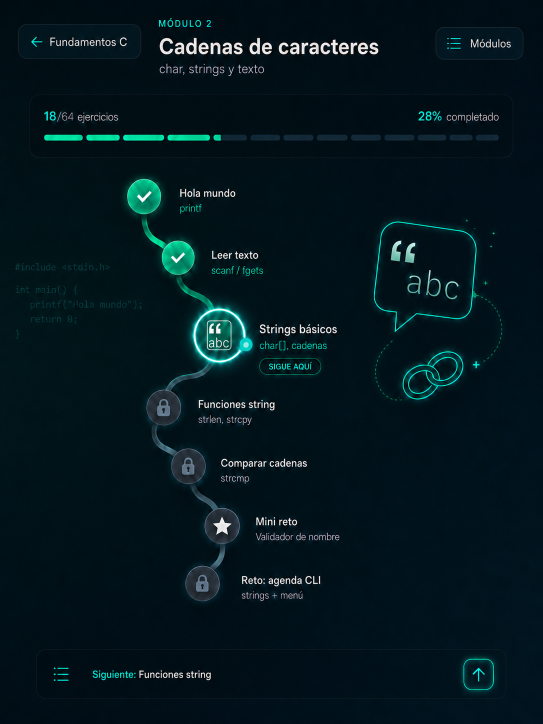
#> input picture Prueba ui extension/assets/reference-cadenas.png, 1086 x 1448 px (shown at 1/2 size); its folder holds only this picture in this run
$ python optimize_snake_path.py
#> lines starting #> are read from the running program, lines starting #| are printed output that depends on the picture; after the words box and inside, x2 and y2 are one past the last pixel; in counts of white or black regions, pixels touching at a corner belong together
### Prueba ui extension/tools/extract_snake_v2.py
#!/usr/bin/env python
from __future__ import annotations

import os
import sys
import json
import math
import re
import heapq
from pathlib import Path

try:
    import numpy as np
    import cv2
    from PIL import Image
    from scipy.interpolate import splprep, splev, CubicSpline
    from skimage.morphology import skeletonize
except ImportError as exc:
    raise SystemExit(
        "Missing dependency. Make sure numpy, opencv-python, pillow, scipy, and scikit-image are installed."
    ) from exc

ROOT = Path(__file__).resolve().parents[1]
CONFIG_PATH = ROOT / "tools" / "snake-extraction.config.json"
OUTPUT_DIR = ROOT / "tools" / "output" / "snake-trace-v2"
PATH_TS_PATH = ROOT / "src" / "lib" / "snakePathV2.generated.ts"
LAYOUT_TS_PATH = ROOT / "src" / "lib" / "layout.ts"

def load_config(path: Path) -> dict:
    with path.open("r", encoding="utf-8") as handle:
        config = json.load(handle)
    return sync_node_centers_from_layout(config)

def sync_node_centers_from_layout(config: dict) -> dict:
    if not LAYOUT_TS_PATH.exists():
        return config
    text = LAYOUT_TS_PATH.read_text(encoding="utf-8")
    # Matches float/negative numbers like 317.5 and -0.5
    centers = {
        match.group("id"): {
            "x": float(match.group("x")),
            "y": float(match.group("y")),
        }
        for match in re.finditer(
            r"(?P<id>hello|read|strings|functions|compare|mini|cli):\s*\{\s*x:\s*(?P<x>[-\d.]+),\s*y:\s*(?P<y>[-\d.]+),",
            text,
        )
    }
    for circle in config.get("excludeCircles", []):
        if circle.get("id") in centers:
            circle.update(centers[circle["id"]])
    return config

def rgb_to_hsv(rgb: np.ndarray) -> tuple[np.ndarray, np.ndarray, np.ndarray]:
    rgb_float = rgb.astype(np.float32) / 255.0
    r, g, b = rgb_float[..., 0], rgb_float[..., 1], rgb_float[..., 2]
    maxc = np.max(rgb_float, axis=-1)
    minc = np.min(rgb_float, axis=-1)
    delta = maxc - minc
    hue = np.zeros_like(maxc)
    nonzero = delta > 1e-6
    red = (maxc == r) & nonzero
    green = (maxc == g) & nonzero
    blue = (maxc == b) & nonzero
    hue[red] = ((g[red] - b[red]) / delta[red]) % 6
    hue[green] = ((b[green] - r[green]) / delta[green]) + 2
    hue[blue] = ((r[blue] - g[blue]) / delta[blue]) + 4
    hue *= 60
    saturation = np.where(maxc == 0, 0, delta / np.maximum(maxc, 1e-6))
    value = maxc * 255
    return hue, saturation, value

def in_ranges(values: np.ndarray, ranges: list[list[float]]) -> np.ndarray:
    result = np.zeros(values.shape, dtype=bool)
    for start, end in ranges:
        if start <= end:
            result |= (values >= start) & (values <= end)
        else:
            result |= (values >= start) | (values <= end)
    return result

def apply_exclusions(mask: np.ndarray, config: dict) -> np.ndarray:
    roi = config["roi"]
    result = mask.copy()
    yy, xx = np.indices(result.shape)
    for circle in config.get("excludeCircles", []):
        cx = circle["x"] - roi["x"]
        cy = circle["y"] - roi["y"]
        radius = circle["r"]
        result[((xx - cx) ** 2 + (yy - cy) ** 2) <= radius**2] = False
    for rect in config.get("excludeRects", []):
        x0 = max(0, int(rect["x"] - roi["x"]))
        y0 = max(0, int(rect["y"] - roi["y"]))
        x1 = min(result.shape[1], x0 + int(rect["w"]))
        y1 = min(result.shape[0], y0 + int(rect["h"]))
        result[y0:y1, x0:x1] = False
    return result

def build_masks(image_rgb: np.ndarray, config: dict) -> tuple[np.ndarray, np.ndarray]:
    roi = config["roi"]
    crop = image_rgb[roi["y"] : roi["y"] + roi["h"], roi["x"] : roi["x"] + roi["w"]]
    hue, saturation, value = rgb_to_hsv(crop)
    bright = value >= config["brightnessThreshold"]
    saturated = saturation >= config["saturationThreshold"]
    color_match = in_ranges(hue, config["hueRanges"])
    mask = bright & saturated & color_match
    if config.get("includeLocked", True):
        locked = (
            (value >= config["lockedBrightnessThreshold"])
            & (saturation >= config["lockedSaturationMin"])
            & (saturation <= config["lockedSaturationMax"])
            & in_ranges(hue, config["lockedHueRanges"])
        )
        mask |= locked
    raw = apply_exclusions(mask, config)

    # Morphological cleaning
    kernel = cv2.getStructuringElement(cv2.MORPH_ELLIPSE, (3, 3))
    clean = raw.astype(np.uint8)
    clean = cv2.morphologyEx(clean, cv2.MORPH_OPEN, kernel, iterations=int(config["morphOpenIterations"]))
    clean = cv2.morphologyEx(clean, cv2.MORPH_CLOSE, kernel, iterations=int(config["morphCloseIterations"]))
    clean = cv2.dilate(clean, kernel, iterations=int(config["morphDilateIterations"]))

    # Area thresholding to keep largest components
    num_labels, labels, stats, centroids = cv2.connectedComponentsWithStats(clean)
    sizes = stats[1:, cv2.CC_STAT_AREA]
    min_area = int(config["minComponentArea"])
    keep_count = int(config["keepComponentCount"])

    result = np.zeros(clean.shape, dtype=bool)
    valid_components = [(i + 1, size) for i, size in enumerate(sizes) if size >= min_area]
    valid_components.sort(key=lambda x: x[1], reverse=True)

    for comp_idx, _ in valid_components[:keep_count]:
        result[labels == comp_idx] = True

    return raw, result

def distance(a: tuple[float, float], b: tuple[float, float]) -> float:
    return math.hypot(a[0] - b[0], a[1] - b[1])

def trace_dijkstra(skeleton: np.ndarray, start_node: dict, end_node: dict, config: dict) -> list[tuple[int, int]]:
    h, w = skeleton.shape
    roi = config["roi"]

    start_y = int(start_node["y"] - roi["y"])
    start_x = int(start_node["x"] - roi["x"])
    end_y = int(end_node["y"] - roi["y"])
    end_x = int(end_node["x"] - roi["x"])

    start_y = max(0, min(h - 1, start_y))
    start_x = max(0, min(w - 1, start_x))
    end_y = max(0, min(h - 1, end_y))
    end_x = max(0, min(w - 1, end_x))

    dist = np.full((h, w), np.inf)
    parent = {}

    dist[start_y, start_x] = 0.0
    pq = [(0.0, start_y, start_x)]

    # Mask of exclusion circles to allow cheaper passage through nodes
    circles_mask = np.zeros((h, w), dtype=np.uint8)
    for circle in config.get("excludeCircles", []):
        cx = int(circle["x"] - roi["x"])
        cy = int(circle["y"] - roi["y"])
        r = int(circle["r"])
        cv2.circle(circles_mask, (cx, cy), r, 1, -1)

    while pq:
        d, y, x = heapq.heappop(pq)

        if d > dist[y, x]:
            continue

        if y == end_y and x == end_x:
            break

        for dy in (-1, 0, 1):
            for dx in (-1, 0, 1):
                if dy == 0 and dx == 0:
                    continue
                ny, nx = y + dy, x + dx
                if 0 <= ny < h and 0 <= nx < w:
                    step_len = math.hypot(dx, dy)
                    if skeleton[ny, nx]:
                        weight = 1.0
                    elif circles_mask[ny, nx]:
                        weight = 4.0  # Moderate cost inside exclusion circles
                    else:
                        weight = 800.0  # High penalty outside centerline and circles

                    nd = d + weight * step_len
                    if nd < dist[ny, nx]:
                        dist[ny, nx] = nd
                        parent[(ny, nx)] = (y, x)
                        heapq.heappush(pq, (nd, ny, nx))

    path = []
    curr = (end_y, end_x)
    if curr in parent or curr == (start_y, start_x):
        while curr != (start_y, start_x):
            path.append(curr)
            curr = parent[curr]
        path.append((start_y, start_x))
        path.reverse()

    return path

# [392 lines left out: functions compute_bezier_segments, bezier_segments_to_path_d, main, compute_curvature, plot_curvature, plot_thickness and 1 more, not called in this run]

# [2 lines that do not run on import are left out]

### Prueba ui extension/tools/compare_snake_paths.py
from __future__ import annotations

import json
import math
import re
from pathlib import Path

import cv2
import numpy as np
from PIL import Image, ImageDraw, ImageFont


ROOT = Path(__file__).resolve().parents[1]
DEBUG_DIR = ROOT / "assets" / "debug"
V1_PATH = ROOT / "src" / "lib" / "snakePath.generated.ts"
V2_PATH = ROOT / "src" / "lib" / "snakePathV2.generated.ts"
REFERENCE_SKELETON = DEBUG_DIR / "snake-skeleton-v2.png"
REFERENCE_MASK = DEBUG_DIR / "snake-mask-v2.png"

OUT_JSON = DEBUG_DIR / "snake-before-after-report.json"
OUT_MD = DEBUG_DIR / "snake-before-after-report.md"
OUT_PNG = DEBUG_DIR / "snake-before-after-comparison.png"
OUT_SVG = DEBUG_DIR / "snake-before-after-comparison.svg"

WIDTH = 1086
HEIGHT = 1448


def read_const(path: Path, name: str) -> str:
    text = path.read_text(encoding="utf-8")
    match = re.search(rf"export const {re.escape(name)} = \"([^\"]+)\";", text)
    if not match:
        raise ValueError(f"Missing {name} in {path}")
    return match.group(1)


# [219 lines left out: functions read_width, parse_path, cubic, sample_path, binarize, rasterize and 7 more, not called in this run]


# [2 lines that do not run on import are left out]

### Prueba ui extension/tools/optimize_snake_path.py
from __future__ import annotations

import json
import math
import sys
from dataclasses import dataclass
from pathlib import Path

import cv2
import numpy as np
from PIL import Image, ImageDraw, ImageFont
from scipy.interpolate import CubicSpline, splprep, splev
from scipy.ndimage import gaussian_filter1d
from skimage.morphology import skeletonize

ROOT = Path(__file__).resolve().parents[1]
TOOLS_DIR = ROOT / "tools"
if str(TOOLS_DIR) not in sys.path:
    sys.path.insert(0, str(TOOLS_DIR))

import compare_snake_paths as compare
import extract_snake_v2 as extract


DEBUG_DIR = ROOT / "assets" / "debug"
OUTPUT_DIR = ROOT / "tools" / "output" / "snake-optimization"
V2_TS_PATH = ROOT / "src" / "lib" / "snakePathV2.generated.ts"
REPORT_JSON = DEBUG_DIR / "snake-optimization-report.json"
REPORT_MD = DEBUG_DIR / "snake-optimization-report.md"
COMPARISON_PNG = DEBUG_DIR / "snake-optimization-before-after.png"
TRIALS_SVG = DEBUG_DIR / "snake-optimization-trials.svg"
ROUNDED_COMPARISON_PNG = DEBUG_DIR / "snake-rounded-ui-vs-reference-lower.png"

WIDTH = 1086
HEIGHT = 1448
NODE_ORDER = ["hello", "read", "strings", "functions", "compare", "mini", "cli"]


@dataclass(frozen=True)
class Candidate:
    name: str
    spacing: float
    sigma: float
    bc_type: str
    path_d: str
    raw_path_d: str
    completed_d: str
    active_d: str
    locked_d: str
    points: list[tuple[float, float]]
    metric: dict


# [77 lines left out: functions cumulative_distances, sample_segment, smooth_segment, smooth_polyline, resample_polyline, not called in this run]


def build_reference_trace(config: dict) -> tuple[np.ndarray, np.ndarray, list[list[tuple[float, float]]], dict[str, dict]]:
    image_rgb = np.array(Image.open(ROOT / config["image"]).convert("RGB"))
    _, clean_mask = extract.build_masks(image_rgb, config)
    skeleton = skeletonize(clean_mask)
    roi = config["roi"]
    circles = {circle["id"]: circle for circle in config.get("excludeCircles", [])}
    traced_segments: list[list[tuple[float, float]]] = []

    for index in range(len(NODE_ORDER) - 1):
        segment = extract.trace_dijkstra(skeleton, circles[NODE_ORDER[index]], circles[NODE_ORDER[index + 1]], config)
        global_segment = [(x + roi["x"], y + roi["y"]) for y, x in segment]
        if len(global_segment) < 2:
            raise RuntimeError(f"Could not trace segment {NODE_ORDER[index]} -> {NODE_ORDER[index + 1]}")
        traced_segments.append(global_segment)

    clean_full = np.zeros((HEIGHT, WIDTH), dtype=np.uint8)
    skeleton_full = np.zeros((HEIGHT, WIDTH), dtype=np.uint8)
    clean_full[roi["y"] : roi["y"] + roi["h"], roi["x"] : roi["x"] + roi["w"]] = clean_mask.astype(np.uint8) * 255
    skeleton_full[roi["y"] : roi["y"] + roi["h"], roi["x"] : roi["x"] + roi["w"]] = skeleton.astype(np.uint8) * 255
    Image.fromarray(clean_full).save(DEBUG_DIR / "snake-mask-v2.png")
    Image.fromarray(skeleton_full).save(DEBUG_DIR / "snake-skeleton-v2.png")
    return clean_full, skeleton_full, traced_segments, circles


# [203 lines left out: functions assemble_points, cubic_spline_segments, build_hybrid_bottom_rounded_points, make_bottom_rounded_candidate, make_global_spline_candidate, curvature_metric and 1 more, not called in this run]


def node_mask(circles: dict[str, dict]) -> np.ndarray:
    mask = np.zeros((HEIGHT, WIDTH), dtype=np.uint8)
    for circle in circles.values():
        cv2.circle(mask, (int(circle["x"]), int(circle["y"])), int(circle["r"]), 255, -1)
    return mask


# [179 lines left out: functions evaluate_path, make_candidate, write_generated_ts, draw_path_panel, draw_lower_rounded_comparison, write_visual_artifacts, not called in this run]


def main() -> None:
    OUTPUT_DIR.mkdir(parents=True, exist_ok=True)
    DEBUG_DIR.mkdir(parents=True, exist_ok=True)
    config = extract.load_config(extract.CONFIG_PATH)
#> (reads Prueba ui extension/tools/snake-extraction.config.json from the repository)
    reference_mask, reference_skeleton, traced_segments, circles = build_reference_trace(config)
#> in build_reference_trace, image_rgb is the input picture: shape (1448, 1086, 3); mean R, G, B 4.1, 23.5, 30.2
#> in build_masks, `crop = image_rgb[roi["y"] : roi["y"] + roi["h"], roi["x"] : roi["x"] +..`:
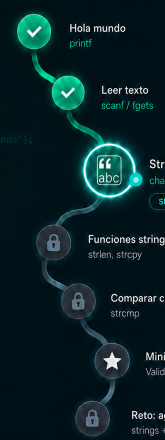
#> crop: shape (880, 330, 3) (shown at 1/2 size); mean R, G, B 9.5, 35.1, 39.3
#> in rgb_to_hsv, `r, g, b = rgb_float[..., 0], rgb_float[..., 1], rgb_float[..., 2]`:
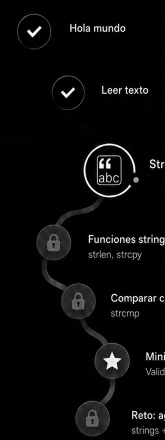
#> r: shape (880, 330) float32 (shown at 1/2 size); min 0, max 1, mean 0.0374
#> in rgb_to_hsv, `delta = maxc - minc`:
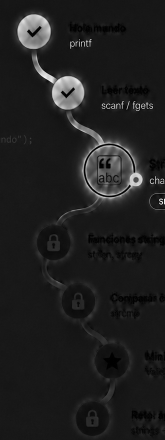
#> delta: shape (880, 330) float32 (shown at 1/2 size); min 0, max 1, mean 0.123
#> in rgb_to_hsv, `nonzero = delta > 1e-6`:
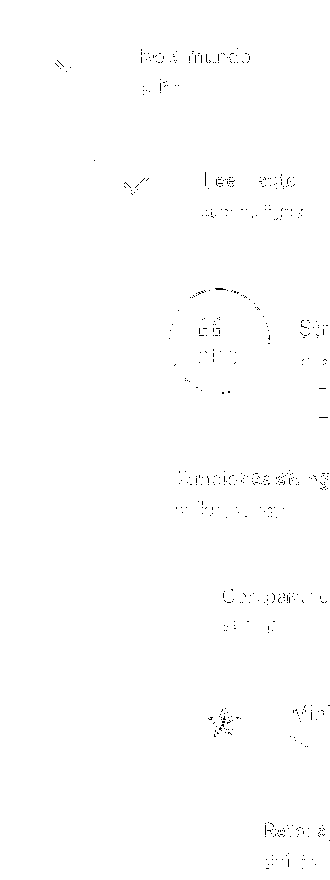
#> nonzero: shape (880, 330) bool; 99.6% white; black in thin lines or dots, all inside (x1, y1, x2, y2) = (55, 48, 330, 869)
#> in rgb_to_hsv, `hue[green] = ((b[green] - r[green]) / delta[green]) + 2`:
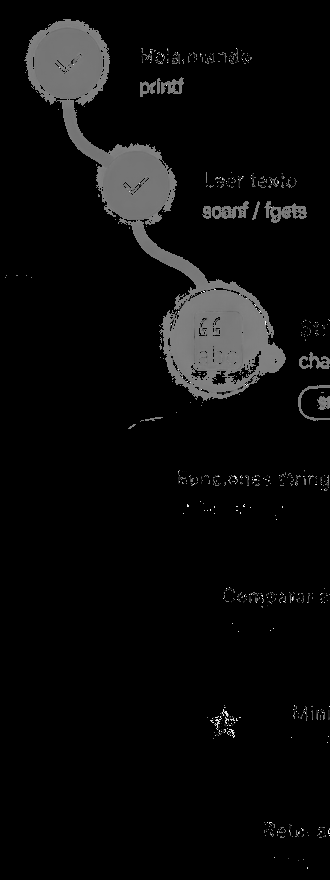
#> hue: shape (880, 330) float32; min 0, max 5.88, mean 0.253; drawn with min black and max white
#> in rgb_to_hsv, `hue[blue] = ((r[blue] - g[blue]) / delta[blue]) + 4`:
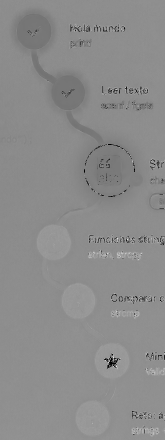
#> hue: shape (880, 330) float32 (shown at 1/2 size); min 0, max 5.88, mean 3.22; drawn with min black and max white
#> in build_masks, `mask |= locked`:
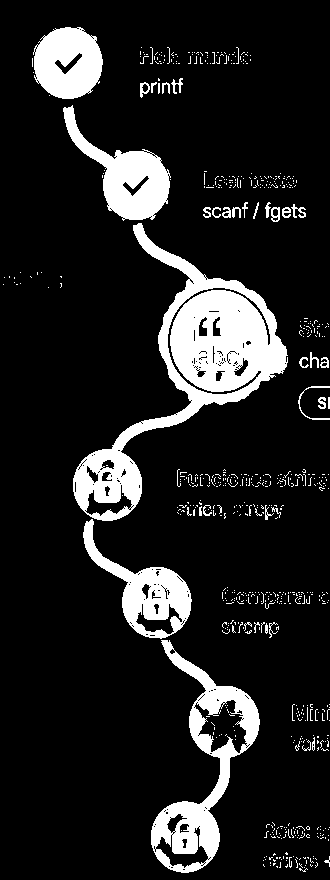
#> mask: shape (880, 330) bool; 13.4% white; 678 white regions (636 under 20 px), largest, box (x1, y1, x2, y2) and area: (73, 223, 288, 521) 16125, (151, 640, 260, 873) 6804, (63, 105, 171, 221) 4463
#> (the rest of the program and of its run is left out)
